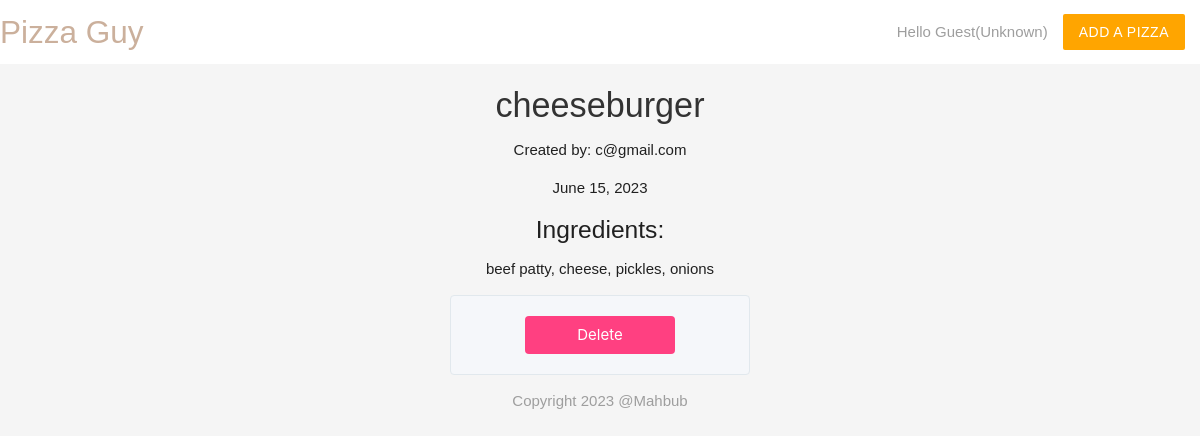
The app's page /details.php?id=3 with its own data.
### tables this page shows
CREATE TABLE `pizzas` (
  `id` int(11) NOT NULL,
  `title` varchar(255) NOT NULL,
  `ingredients` varchar(255) NOT NULL,
  `email` varchar(255) NOT NULL,
  `created_at` timestamp NOT NULL DEFAULT current_timestamp()
);

### details.php (the view, shortened to what this page needs)
<?php
include('./db_connect.php');
if (isset($_GET['id'])) {
    $id = mysqli_real_escape_string($conn, $_GET['id']);
    $sql = "SELECT * FROM pizzas WHERE id = $id";
    $result = mysqli_query($conn, $sql);
    $pizza = mysqli_fetch_assoc($result);
}
?>
<!DOCTYPE html>
<html>
<?php include('./header.php'); ?>
<div class="container center">
    <?php if ($pizza) : ?>
    <h4><?php echo htmlspecialchars($pizza['title']); ?></h4>
    <p>Created by: <?php echo htmlspecialchars($pizza['email']); ?></p>
    <p><?php echo date('F j, Y', strtotime($pizza['created_at'])); ?></p>
    <h5>Ingredients:</h5>
    <p><?php echo htmlspecialchars($pizza['ingredients']); ?></p>
    <form action="details.php" method="POST">
        <input type="submit" name="Delete" value="Delete" class="deletebtn">
    </form>
    <?php else : ?>
    <h5 class="error-heading">No such pizza exists!</h5>
    <?php endif; ?>
</div>
<?php include('./footer.php'); ?>
</html>

### header.php (style rules this page uses)
body { font-family: Arial, Helvetica, sans-serif; }
h4 { text-align: center; color: #333; }
form { background-color: #f5f7fa; padding: 20px; border: 1px solid #e1e8ed; border-radius: 4px; width: 300px; margin: 0 auto; }
form input[type="submit"] { text-align: center; background-color: #ff4081; color: white; padding: 10px 20px; border: none; border-radius: 4px; cursor: pointer; display: block; margin: 0 auto; width: 150px; }
.deletebtn { background-color: #ff0000; padding: 10px 20px; border: none; cursor: pointer; }

### records on screen
pizzas: title "cheeseburger", email "c@gmail.com", created_at "June 15, 2023", ingredients "beef patty, cheese, pickles, onions"

### other values on screen
$name "Guest"
$gender "Unknown"
